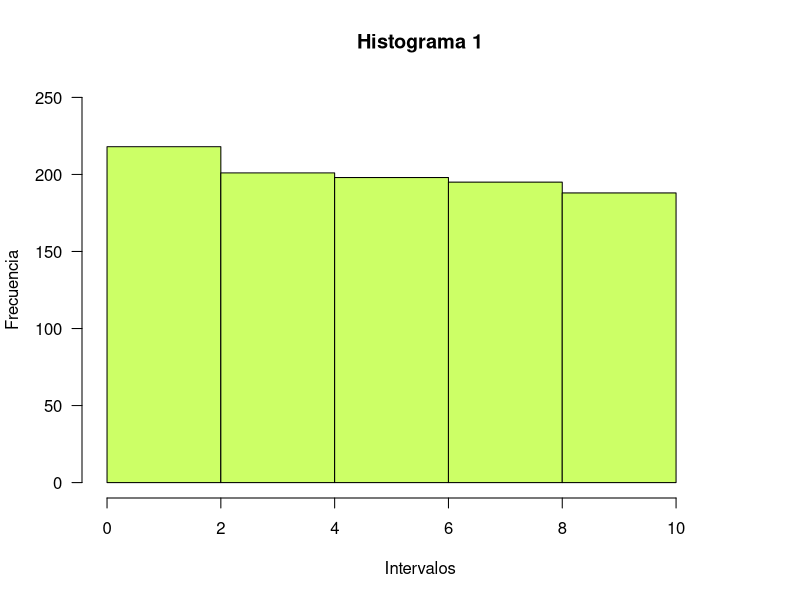
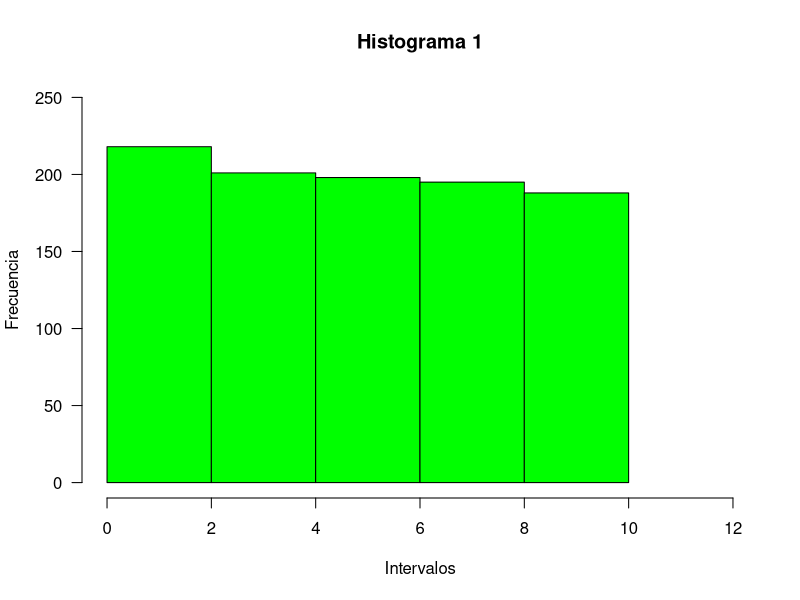
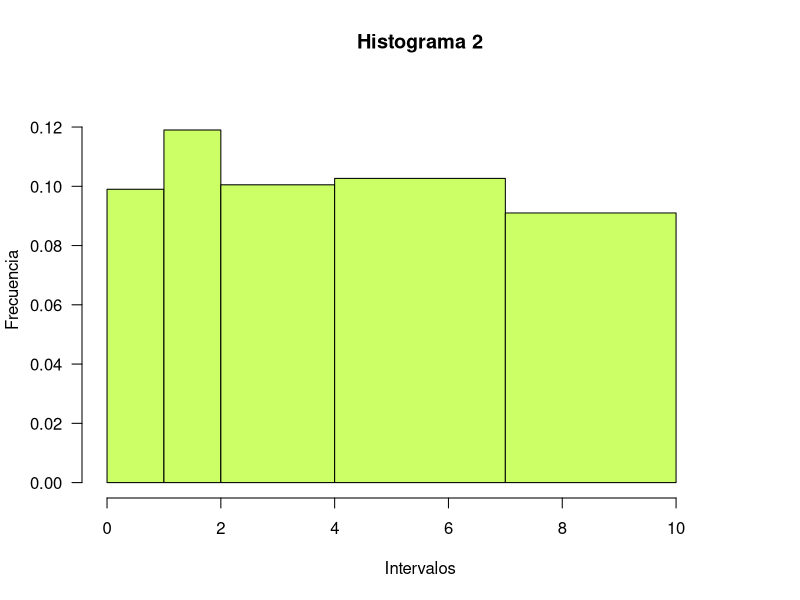
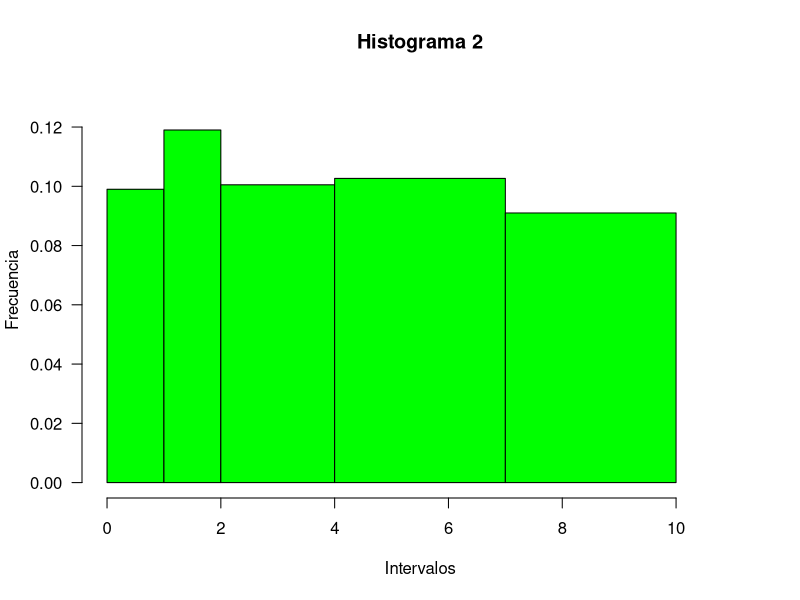
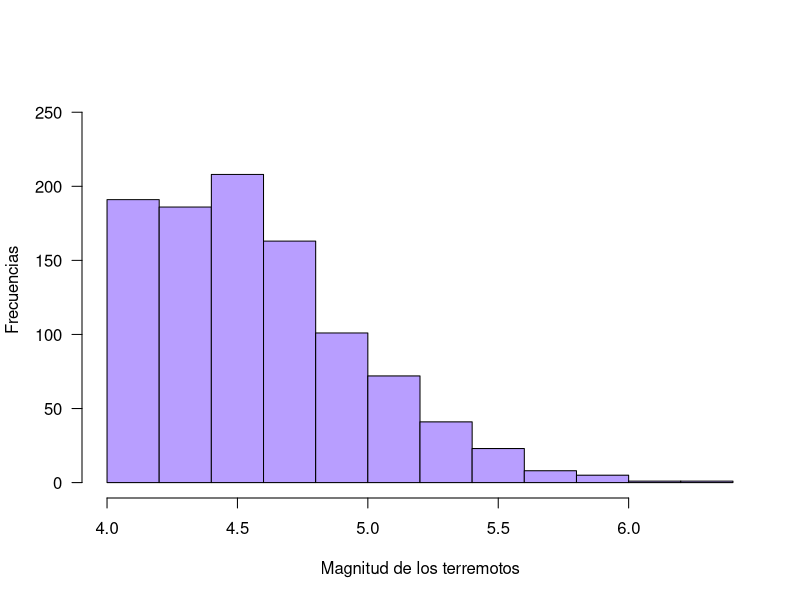
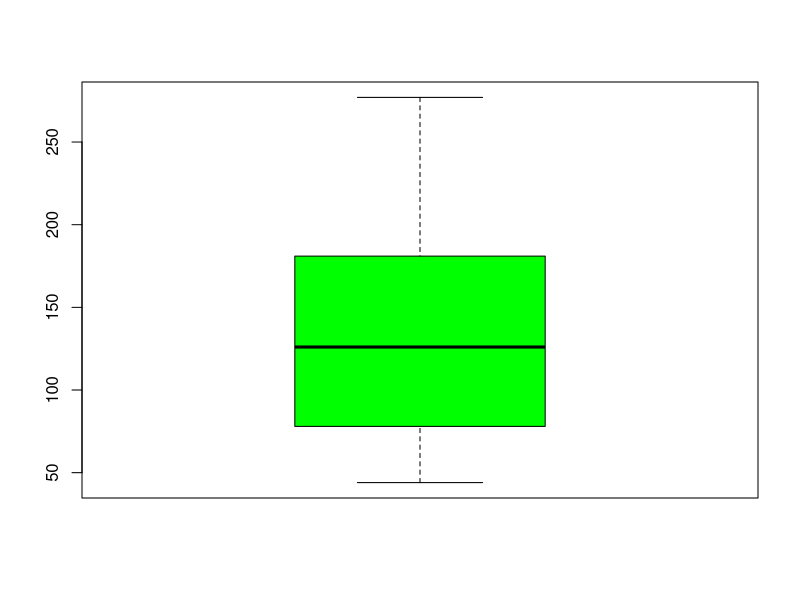

Generate these figures, in order, with R:
# Andrea Michelle Luna Vasconcelos
# 1950889
# 17.03.2021
# Tarea 4

# Problema 1 --------------------------------------------------------------

set.seed(9875)
size <- 1000
X2 <- round(runif(n= size, min= 0, max= 10), 2)

# Histograma 1

hist(X2, breaks = c(0, 2, 4, 6, 8, 10), col = "#ccff66", las = 1, ylim = c(0, 250), xlim = c(0, 11), main = "Histograma 1", xlab = "Intervalos", ylab = "Frecuencia")
H1 <- hist(X2, breaks = c(0, 2, 4, 6, 8, 10), col = "green", las = 1, ylim = c(0, 250), xlim = c(0, 12), main = "Histograma 1", xlab = "Intervalos", ylab = "Frecuencia")
H1$mids

#Histograma 2

hist(X2, breaks = c(0, 1, 2, 4, 7, 10), col = "#ccff66", las = 1, xlim = c(0, 11), ylim = c(0, 0.13), main = "Histograma 2", xlab = "Intervalos", ylab = "Frecuencia")
H2 <- hist(X2, breaks = c(0, 1, 2, 4, 7, 10), col = "green", las = 1, xlim = c(0, 11), ylim = c(0, 0.13), main = "Histograma 2", xlab = "Intervalos", ylab = "Frecuencia")
H2$mids

# Problema 2 --------------------------------------------------------------

# a) El histograma D parece estar inclinado a la derecha
# b) El histograma A parece estar inclinado a la izquierda
# c) El histograma C es simetrico
# d) El histograma B parece ser bimodal, dos picos
# e) El histograma C parece tener falta de intervalos

# Problema 3 --------------------------------------------------------------

data(quakes)
mags <- hist(quakes$mag, xaxt = "n", col = "#b89eff", xlab = "Magnitud de los terremotos", ylab = "Frecuencias", main = "", las = 1, ylim = c(0, 260))
axis(1, mags$minds)

# a) Es decreciente 
# b) Entre 4.3 y 4.6
# c) 2.2
# d) 15
# e) 61.53%
# f) 30.76%
range(mags$mids)
6.3-4.1
freq.int <- table(mags$breaks)
freq.int
13/100
2/0.13
8/0.13
4/0.13

# Problema 4 --------------------------------------------------------------

# b) 50%

# Problema 5 --------------------------------------------------------------

# a) La c tiene menos diámetro
# b) La f tiene diametro más grande
# c) La f tiene el diametro minimo más alto
# d) La c tiene la mediana de diametro más pequeña
# e) La h tiene la mediana de diametro más grande
# f) La f tiene menor rango de diametro
# g) La c tiene el rango intercuartil más grande
# h) La f tiene el rango intercuartil más pequeño
# i) No hay
# j) La f tiene el sesgo postivo más marcado


# Problema 6 --------------------------------------------------------------

fires <- c(78, 44, 47, 105, 126, 181, 277, 210, 155)
fires

# Valor minimo
min(fires)
# Valor maximo 
max(fires)
# Rango
range(fires)
277-44
# Cuantiles
quantile(fires)
# Q1 (25%)
quantile(fires, 0.25)
# Q2 (50%)
quantile(fires, 0.50)
# Q3 (75%)
quantile(fires, 0.75)
# Media 
mean(fires)
# Varianza
var(fires)
# Desviación estandar
sd(fires)

boxplot(fires, col = "green")
